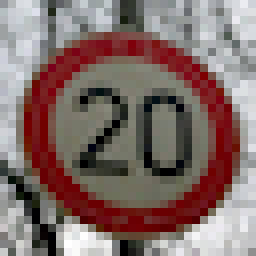
#> input picture test-signs/0.jpg, 32 x 32 px (shown 8 times larger); its folder holds 4 pictures in this run
$ jupyter execute --allow-errors Traffic_Sign_Classifier.ipynb   (shell and % lines are left out)
#> lines starting #> are read from the running program, lines starting #| are printed output that depends on the picture
# Self-Driving Car Engineer Nanodegree

## Deep Learning

## Project: Build a Traffic Sign Recognition Classifier

In this notebook, a template is provided for you to implement your functionality in stages, which is required to successfully complete this project. If additional code is required that cannot be included in the notebook, be sure that the Python code is successfully imported and included in your submission if necessary.

> **Note**: Once you have completed all of the code implementations, you need to finalize your work by exporting the iPython Notebook as an HTML document. Before exporting the notebook to html, all of the code cells need to have been run so that reviewers can see the final implementation and output. You can then export the notebook by using the menu above and navigating to  \n",
    "**File -> Download as -> HTML (.html)**. Include the finished document along with this notebook as your submission.

In addition to implementing code, there is a writeup to complete. The writeup should be completed in a separate file, which can be either a markdown file or a pdf document. There is a [write up template](https://github.com/udacity/CarND-Traffic-Sign-Classifier-Project/blob/master/writeup_template.md) that can be used to guide the writing process. Completing the code template and writeup template will cover all of the [rubric points](https://review.udacity.com/#!/rubrics/481/view) for this project.

The [rubric](https://review.udacity.com/#!/rubrics/481/view) contains "Stand Out Suggestions" for enhancing the project beyond the minimum requirements. The stand out suggestions are optional. If you decide to pursue the "stand out suggestions", you can include the code in this Ipython notebook and also discuss the results in the writeup file.

>**Note:** Code and Markdown cells can be executed using the **Shift + Enter** keyboard shortcut. In addition, Markdown cells can be edited by typically double-clicking the cell to enter edit mode.

---
## Step 0: Load The Data

[cell 1]
# Load pickled data
import pickle

# TODO: Fill this in based on where you saved the training and testing data

training_file = "traffic-signs-data/train.p"
validation_file = "traffic-signs-data/valid.p"
testing_file = "traffic-signs-data/test.p"

#> (the rest of this cell did not finish here and is left out)

---

## Step 1: Dataset Summary & Exploration

The pickled data is a dictionary with 4 key/value pairs:

- `'features'` is a 4D array containing raw pixel data of the traffic sign images, (num examples, width, height, channels).
- `'labels'` is a 1D array containing the label/class id of the traffic sign. The file `signnames.csv` contains id -> name mappings for each id.
- `'sizes'` is a list containing tuples, (width, height) representing the original width and height the image.
- `'coords'` is a list containing tuples, (x1, y1, x2, y2) representing coordinates of a bounding box around the sign in the image. **THESE COORDINATES ASSUME THE ORIGINAL IMAGE. THE PICKLED DATA CONTAINS RESIZED VERSIONS (32 by 32) OF THESE IMAGES**

Complete the basic data summary below. Use python, numpy and/or pandas methods to calculate the data summary rather than hard coding the results. For example, the [pandas shape method](http://pandas.pydata.org/pandas-docs/stable/generated/pandas.DataFrame.shape.html) might be useful for calculating some of the summary results.

### Provide a Basic Summary of the Data Set Using Python, Numpy and/or Pandas

[cell 2]
### Replace each question mark with the appropriate value.
### Use python, pandas or numpy methods rather than hard coding the results
import numpy as np

# TODO: Number of training examples
#> (the rest of this cell did not finish here and is left out)

### Include an exploratory visualization of the dataset

Visualize the German Traffic Signs Dataset using the pickled file(s). This is open ended, suggestions include: plotting traffic sign images, plotting the count of each sign, etc.

The [Matplotlib](http://matplotlib.org/) [examples](http://matplotlib.org/examples/index.html) and [gallery](http://matplotlib.org/gallery.html) pages are a great resource for doing visualizations in Python.

**NOTE:** It's recommended you start with something simple first. If you wish to do more, come back to it after you've completed the rest of the sections.

[cell 3]
### Data exploration visualization code goes here.
### Feel free to use as many code cells as needed.
import random
import pandas as pd
import matplotlib.pyplot as plt
# Visualizations will be shown in the notebook.

#> (the rest of this cell did not finish here and is left out)

#> (a cell that did not finish here is left out)

----

## Step 2: Design and Test a Model Architecture

Design and implement a deep learning model that learns to recognize traffic signs. Train and test your model on the [German Traffic Sign Dataset](http://benchmark.ini.rub.de/?section=gtsrb&subsection=dataset).

The LeNet-5 implementation shown in the [classroom](https://classroom.udacity.com/nanodegrees/nd013/parts/fbf77062-5703-404e-b60c-95b78b2f3f9e/modules/6df7ae49-c61c-4bb2-a23e-6527e69209ec/lessons/601ae704-1035-4287-8b11-e2c2716217ad/concepts/d4aca031-508f-4e0b-b493-e7b706120f81) at the end of the CNN lesson is a solid starting point. You'll have to change the number of classes and possibly the preprocessing, but aside from that it's plug and play!

With the LeNet-5 solution from the lecture, you should expect a validation set accuracy of about 0.89. To meet specifications, the validation set accuracy will need to be at least 0.93. It is possible to get an even higher accuracy, but 0.93 is the minimum for a successful project submission.

There are various aspects to consider when thinking about this problem:

- Neural network architecture (is the network over or underfitting?)
- Play around preprocessing techniques (normalization, rgb to grayscale, etc)
- Number of examples per label (some have more than others).
- Generate fake data.

Here is an example of a [published baseline model on this problem](http://yann.lecun.com/exdb/publis/pdf/sermanet-ijcnn-11.pdf). It's not required to be familiar with the approach used in the paper but, it's good practice to try to read papers like these.

### Pre-process the Data Set (normalization, grayscale, etc.)

Use the code cell (or multiple code cells, if necessary) to implement the first step of your project.

[cell 5]
### Preprocess the data here. Preprocessing steps could include normalization, converting to grayscale, etc.
### Feel free to use as many code cells as needed.

from sklearn.utils import shuffle
import cv2

def pre_process(images, gray=True, eqhist=True, stretch=False, norm=True):
#> called with images = array of shape (4, 32, 32, 3), gray = True, eqhist = True, stretch = False, norm = True
    new_images_list = []
    for img in images:
        if gray or eqhist:
            # convert to Lab
            lab = cv2.cvtColor(img, cv2.COLOR_RGB2LAB)
            # split lab into individual channels
            l, a, b = cv2.split(lab)
            if eqhist:
                # apply CLAHE only to L
                clahe = cv2.createCLAHE(clipLimit=2.0, tileGridSize=(8,8))
                cl = clahe.apply(l)
                if gray:
                    # use CLAHE L for grayscale iamge
                    img = cl
                else:
                    # merge CLAHE L with a,b
                    limg = cv2.merge((cl,a,b))
                    # convert back to RGB
                    img = cv2.cvtColor(limg, cv2.COLOR_LAB2RGB)
            elif gray:
                # jsut use L for grayscale image
                img = l
        new_images_list.append(img)
#> this loop made 4 passes
#> pass 1, in pre_process, `l, a, b = cv2.split(lab)`:
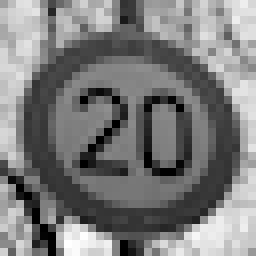
#> l: shape (32, 32) (shown 8 times larger); min 0, max 255, mean 123.8
#> pass 1, in pre_process, `l, a, b = cv2.split(lab)`:
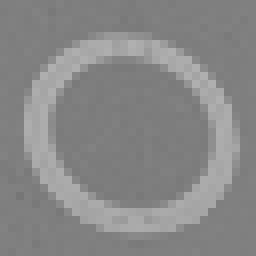
#> a: shape (32, 32) (shown 8 times larger); min 118, max 176, mean 135.6
#> after the loop:
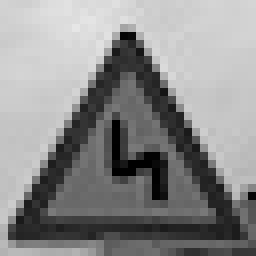
#> l: shape (32, 32) (shown 8 times larger); min 0, max 230, mean 139.4
#> after the loop: lab: shape (32, 32, 3); mean of channels 0, 1, 2 139.4, 128, 127.7
    new_images = np.asarray(new_images_list)
    if stretch:
        # NumPy detergent will brighten your whites!!!
        max = np.max(new_images)
        new_images = (new_images / max) * 255
    if norm:
        # normalize to between -1 <= x <= 1
        new_images = (new_images / 255) * 2 - 1
    if gray:
        new_images = np.expand_dims(new_images,axis=-1)
    return new_images

# give it a good shuffle up front
#> (the rest of this cell did not finish here and is left out)

### Model Architecture

[cell 6]
### Define your architecture here.
### Feel free to use as many code cells as needed.

import tensorflow as tf
from tensorflow.contrib.layers import flatten

def conv2d(x, W, b, strides=1):
    x = tf.nn.conv2d(x, W, strides=[1, strides, strides, 1], padding='VALID')
    return tf.nn.bias_add(x, b)

# [79 lines left out: functions maxpool2d, LeNet, not called in this run]

### Train, Validate and Test the Model

A validation set can be used to assess how well the model is performing. A low accuracy on the training and validation
sets imply underfitting. A high accuracy on the training set but low accuracy on the validation set implies overfitting.

[cell 7]
### hyper-parameters

rate = 0.0005
EPOCHS = 50
BATCH_SIZE = 128
keep_prob = 0.5

[cell 8]
### Train your model here.
### Calculate and report the accuracy on the training and validation set.
### Once a final model architecture is selected,
### the accuracy on the test set should be calculated and reported as well.
### Feel free to use as many code cells as needed.
import time

tf.reset_default_graph()
#> (the rest of this cell did not finish here and is left out)

#> (a cell that did not finish here is left out)

[cell 10]
### plot loss & accuracy
fig, (l_ax,a_ax) = plt.subplots(1, 2, figsize=(17, 5))
#> (the rest of this cell did not finish here and is left out)

#> (a cell that did not finish here is left out)

---

## Step 3: Test a Model on New Images

To give yourself more insight into how your model is working, download at least five pictures of German traffic signs from the web and use your model to predict the traffic sign type.

You may find `signnames.csv` useful as it contains mappings from the class id (integer) to the actual sign name.

### Load and Output the Images

[cell 12]
### Load the images and plot them here.
### Feel free to use as many code cells as needed.

import os
#import matplotlib.image as mpimg

test_images_list = []
test_signs_list = []
for file in os.scandir("test-signs"):
    if not file.name.startswith('.') and file.is_file():
        # read in the image
        image = cv2.cvtColor(cv2.imread(file.path), cv2.COLOR_BGR2RGB)
        test_images_list.append(image)

        paths = os.path.split(file.path)
        sign = paths[1].split(".")[0]
        test_signs_list.append(sign)

test_images = np.asarray(test_images_list)
test_signs = np.asarray(test_signs_list)

plt.figure(figsize=(12,6))
#> (the rest of this cell did not finish here and is left out)
